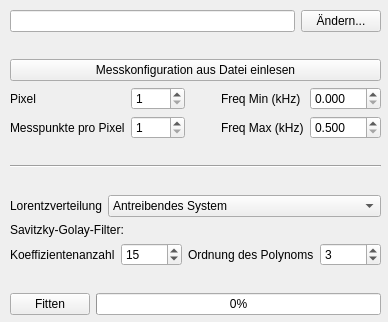
<?xml version="1.0" encoding="UTF-8"?>
<ui version="4.0">
 <class>RasterLaden</class>
 <widget class="QMainWindow" name="RasterLaden">
  <property name="geometry">
   <rect>
    <x>0</x>
    <y>0</y>
    <width>388</width>
    <height>322</height>
   </rect>
  </property>
  <property name="windowTitle">
   <string>Resonanz Fit - Messung einlesen</string>
  </property>
  <widget class="QWidget" name="centralwidget">
   <widget class="QWidget" name="verticalLayoutWidget">
    <property name="geometry">
     <rect>
      <x>10</x>
      <y>10</y>
      <width>371</width>
      <height>305</height>
     </rect>
    </property>
    <layout class="QVBoxLayout" name="verticallayout">
     <item>
      <layout class="QHBoxLayout" name="horizontallayout2">
       <item>
        <widget class="QLineEdit" name="edit_pfad">
         <property name="text">
          <string/>
         </property>
        </widget>
       </item>
       <item>
        <widget class="QPushButton" name="button_aendern">
         <property name="enabled">
          <bool>true</bool>
         </property>
         <property name="sizePolicy">
          <sizepolicy hsizetype="Fixed" vsizetype="Preferred">
           <horstretch>0</horstretch>
           <verstretch>0</verstretch>
          </sizepolicy>
         </property>
         <property name="text">
          <string>Ändern...</string>
         </property>
        </widget>
       </item>
      </layout>
     </item>
     <item>
      <spacer name="verticalspacer0">
       <property name="orientation">
        <enum>Qt::Vertical</enum>
       </property>
       <property name="sizeHint" stdset="0">
        <size>
         <width>20</width>
         <height>40</height>
        </size>
       </property>
      </spacer>
     </item>
     <item>
      <widget class="QPushButton" name="button_konfig">
       <property name="text">
        <string>Messkonfiguration aus Datei einlesen</string>
       </property>
      </widget>
     </item>
     <item>
      <layout class="QHBoxLayout" name="horizontallayout1">
       <item>
        <layout class="QGridLayout" name="gridlayout0">
         <item row="0" column="1">
          <widget class="QSpinBox" name="box_pixel">
           <property name="styleSheet">
            <string notr="true"/>
           </property>
           <property name="minimum">
            <number>1</number>
           </property>
           <property name="maximum">
            <number>9999</number>
           </property>
           <property name="value">
            <number>1</number>
           </property>
          </widget>
         </item>
         <item row="1" column="0">
          <widget class="QLabel" name="label_messpunkte">
           <property name="text">
            <string>Messpunkte pro Pixel</string>
           </property>
          </widget>
         </item>
         <item row="1" column="1">
          <widget class="QSpinBox" name="box_messpunkte">
           <property name="styleSheet">
            <string notr="true"/>
           </property>
           <property name="minimum">
            <number>1</number>
           </property>
           <property name="maximum">
            <number>9999</number>
           </property>
           <property name="value">
            <number>1</number>
           </property>
          </widget>
         </item>
         <item row="0" column="0">
          <widget class="QLabel" name="label_pixel">
           <property name="text">
            <string>Pixel</string>
           </property>
          </widget>
         </item>
        </layout>
       </item>
       <item>
        <spacer name="horizontalspacer">
         <property name="orientation">
          <enum>Qt::Horizontal</enum>
         </property>
         <property name="sizeHint" stdset="0">
          <size>
           <width>40</width>
           <height>20</height>
          </size>
         </property>
        </spacer>
       </item>
       <item>
        <layout class="QGridLayout" name="gridlayout1">
         <item row="0" column="0">
          <widget class="QLabel" name="label_fmin">
           <property name="text">
            <string>Freq Min (kHz)</string>
           </property>
          </widget>
         </item>
         <item row="1" column="0">
          <widget class="QLabel" name="label_fmax">
           <property name="text">
            <string>Freq Max (kHz)</string>
           </property>
          </widget>
         </item>
         <item row="0" column="1">
          <widget class="QDoubleSpinBox" name="box_fmin">
           <property name="decimals">
            <number>3</number>
           </property>
           <property name="singleStep">
            <double>0.500000000000000</double>
           </property>
          </widget>
         </item>
         <item row="1" column="1">
          <widget class="QDoubleSpinBox" name="box_fmax">
           <property name="decimals">
            <number>3</number>
           </property>
           <property name="minimum">
            <double>0.500000000000000</double>
           </property>
           <property name="maximum">
            <double>999.000000000000000</double>
           </property>
           <property name="singleStep">
            <double>0.500000000000000</double>
           </property>
          </widget>
         </item>
        </layout>
       </item>
      </layout>
     </item>
     <item>
      <spacer name="verticalspacer3">
       <property name="orientation">
        <enum>Qt::Vertical</enum>
       </property>
       <property name="sizeHint" stdset="0">
        <size>
         <width>20</width>
         <height>40</height>
        </size>
       </property>
      </spacer>
     </item>
     <item>
      <widget class="Line" name="line">
       <property name="orientation">
        <enum>Qt::Horizontal</enum>
       </property>
      </widget>
     </item>
     <item>
      <spacer name="verticalspacer1">
       <property name="orientation">
        <enum>Qt::Vertical</enum>
       </property>
       <property name="sizeHint" stdset="0">
        <size>
         <width>20</width>
         <height>40</height>
        </size>
       </property>
      </spacer>
     </item>
     <item>
      <layout class="QHBoxLayout" name="horizontallayout4">
       <item>
        <widget class="QLabel" name="label_methode">
         <property name="sizePolicy">
          <sizepolicy hsizetype="Maximum" vsizetype="Preferred">
           <horstretch>0</horstretch>
           <verstretch>0</verstretch>
          </sizepolicy>
         </property>
         <property name="text">
          <string>Lorentzverteilung</string>
         </property>
        </widget>
       </item>
       <item>
        <widget class="QComboBox" name="box_methode">
         <item>
          <property name="text">
           <string>Antreibendes System</string>
          </property>
         </item>
         <item>
          <property name="text">
           <string>Cantilever</string>
          </property>
         </item>
         <item>
          <property name="text">
           <string>Phase</string>
          </property>
         </item>
        </widget>
       </item>
      </layout>
     </item>
     <item>
      <widget class="QLabel" name="label_savgol">
       <property name="text">
        <string>Savitzky-Golay-Filter:</string>
       </property>
      </widget>
     </item>
     <item>
      <layout class="QHBoxLayout" name="horizontallayout3">
       <item>
        <widget class="QLabel" name="label_fenster">
         <property name="text">
          <string>Koeffizientenanzahl</string>
         </property>
        </widget>
       </item>
       <item>
        <widget class="QSpinBox" name="box_fenster">
         <property name="minimum">
          <number>1</number>
         </property>
         <property name="value">
          <number>15</number>
         </property>
        </widget>
       </item>
       <item>
        <widget class="QLabel" name="label_ordnung">
         <property name="text">
          <string>Ordnung des Polynoms</string>
         </property>
        </widget>
       </item>
       <item>
        <widget class="QSpinBox" name="box_ordnung">
         <property name="minimum">
          <number>1</number>
         </property>
         <property name="value">
          <number>3</number>
         </property>
        </widget>
       </item>
      </layout>
     </item>
     <item>
      <spacer name="verticalspacer2">
       <property name="orientation">
        <enum>Qt::Vertical</enum>
       </property>
       <property name="sizeHint" stdset="0">
        <size>
         <width>20</width>
         <height>40</height>
        </size>
       </property>
      </spacer>
     </item>
     <item>
      <layout class="QHBoxLayout" name="horizontallayout0">
       <item>
        <widget class="QPushButton" name="button_fitten">
         <property name="enabled">
          <bool>true</bool>
         </property>
         <property name="text">
          <string>Fitten</string>
         </property>
        </widget>
       </item>
       <item>
        <widget class="QProgressBar" name="progress_bar">
         <property name="enabled">
          <bool>true</bool>
         </property>
         <property name="value">
          <number>0</number>
         </property>
        </widget>
       </item>
      </layout>
     </item>
    </layout>
   </widget>
  </widget>
 </widget>
 <resources/>
 <connections/>
</ui>
